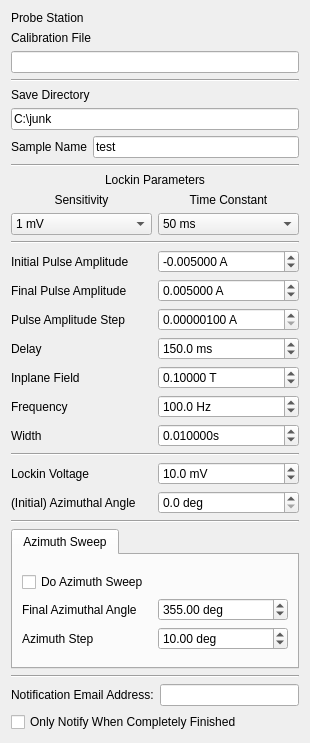
<?xml version="1.0" encoding="UTF-8"?>
<ui version="4.0">
 <class>Form</class>
 <widget class="QWidget" name="Form">
  <property name="geometry">
   <rect>
    <x>0</x>
    <y>0</y>
    <width>310</width>
    <height>743</height>
   </rect>
  </property>
  <property name="windowTitle">
   <string>Form</string>
  </property>
  <layout class="QVBoxLayout" name="verticalLayout">
    <item>
    <layout class="QGridLayout" name="station_params">
     <item row="0" column="0">
      <widget class="QLabel" name="label_12">
       <property name="enabled">
        <bool>true</bool>
       </property>
       <property name="text">
        <string>Probe Station</string>
       </property>
      </widget>
     </item>
     <item row="0" column="1">
      <widget class="QLabel" name="station_name">
       <property name="enabled">
        <bool>true</bool>
       </property>
      </widget>
     </item>
     <item row="2" column="0" colspan="2">
      <widget class="QLineEdit" name="calib_file"/>
     </item>
     <item row="1" column="0">
      <widget class="QLabel" name="label_12">
       <property name="enabled">
        <bool>true</bool>
       </property>
       <property name="text">
        <string>Calibration File</string>
       </property>
      </widget>
     </item>
    </layout>
   </item>
   <item>
    <widget class="Line" name="line">
     <property name="orientation">
      <enum>Qt::Horizontal</enum>
     </property>
    </widget>
   </item>
   <item>
    <layout class="QGridLayout" name="save_params">
     <item row="0" column="0" colspan="2">
      <widget class="QLabel" name="label_8">
       <property name="text">
        <string>Save Directory</string>
       </property>
      </widget>
     </item>
     <item row="1" column="0" colspan="2">
      <widget class="QLineEdit" name="save_dir">
       <property name="text">
        <string>C:\junk</string>
       </property>
       <property name="placeholderText">
        <string>C:\Users\</string>
       </property>
      </widget>
     </item>
     <item row="2" column="1">
      <widget class="QLineEdit" name="sample_name">
       <property name="text">
        <string>test</string>
       </property>
       <property name="placeholderText">
        <string>test</string>
       </property>
      </widget>
     </item>
     <item row="2" column="0">
      <widget class="QLabel" name="label_12">
       <property name="enabled">
        <bool>true</bool>
       </property>
       <property name="text">
        <string>Sample Name</string>
       </property>
      </widget>
     </item>
    </layout>
   </item>
   <item>
    <widget class="Line" name="line_3">
     <property name="orientation">
      <enum>Qt::Horizontal</enum>
     </property>
    </widget>
   </item>
   <item>
    <layout class="QGridLayout" name="lockin_params">
     <item row="2" column="0">
      <widget class="QComboBox" name="sensitivity">
       <property name="editable">
        <bool>false</bool>
       </property>
       <property name="currentIndex">
        <number>18</number>
       </property>
       <item>
        <property name="text">
         <string>0 V</string>
        </property>
       </item>
       <item>
        <property name="text">
         <string>2 nV</string>
        </property>
       </item>
       <item>
        <property name="text">
         <string>5 nV</string>
        </property>
       </item>
       <item>
        <property name="text">
         <string>10 nV</string>
        </property>
       </item>
       <item>
        <property name="text">
         <string>20 nV</string>
        </property>
       </item>
       <item>
        <property name="text">
         <string>50 nV</string>
        </property>
       </item>
       <item>
        <property name="text">
         <string>100 nV</string>
        </property>
       </item>
       <item>
        <property name="text">
         <string>200 nV</string>
        </property>
       </item>
       <item>
        <property name="text">
         <string>500 nV</string>
        </property>
       </item>
       <item>
        <property name="text">
         <string>1 μV</string>
        </property>
       </item>
       <item>
        <property name="text">
         <string>2 μV</string>
        </property>
       </item>
       <item>
        <property name="text">
         <string>5 μV</string>
        </property>
       </item>
       <item>
        <property name="text">
         <string>10 μV</string>
        </property>
       </item>
       <item>
        <property name="text">
         <string>20 μV</string>
        </property>
       </item>
       <item>
        <property name="text">
         <string>50 μV</string>
        </property>
       </item>
       <item>
        <property name="text">
         <string>100 μV</string>
        </property>
       </item>
       <item>
        <property name="text">
         <string>200 μV</string>
        </property>
       </item>
       <item>
        <property name="text">
         <string>500 μV</string>
        </property>
       </item>
       <item>
        <property name="text">
         <string>1 mV</string>
        </property>
       </item>
       <item>
        <property name="text">
         <string>2 mV</string>
        </property>
       </item>
       <item>
        <property name="text">
         <string>5 mV</string>
        </property>
       </item>
       <item>
        <property name="text">
         <string>10 mV</string>
        </property>
       </item>
       <item>
        <property name="text">
         <string>20 mV</string>
        </property>
       </item>
       <item>
        <property name="text">
         <string>50 mV</string>
        </property>
       </item>
       <item>
        <property name="text">
         <string>100 mV</string>
        </property>
       </item>
       <item>
        <property name="text">
         <string>200 mV</string>
        </property>
       </item>
       <item>
        <property name="text">
         <string>500 mV</string>
        </property>
       </item>
       <item>
        <property name="text">
         <string>1 V</string>
        </property>
       </item>
      </widget>
     </item>
     <item row="1" column="1">
      <widget class="QLabel" name="label_3">
       <property name="text">
        <string>Time Constant</string>
       </property>
       <property name="alignment">
        <set>Qt::AlignCenter</set>
       </property>
      </widget>
     </item>
     <item row="1" column="0">
      <widget class="QLabel" name="label_2">
       <property name="text">
        <string>Sensitivity</string>
       </property>
       <property name="alignment">
        <set>Qt::AlignCenter</set>
       </property>
      </widget>
     </item>
     <item row="2" column="1">
      <widget class="QComboBox" name="time_constant">
       <property name="currentText" stdset="0">
        <string>50 ms</string>
       </property>
       <property name="currentIndex">
        <number>10</number>
       </property>
       <item>
        <property name="text">
         <string>10 μs</string>
        </property>
       </item>
       <item>
        <property name="text">
         <string>20 μs</string>
        </property>
       </item>
       <item>
        <property name="text">
         <string>40 μs</string>
        </property>
       </item>
       <item>
        <property name="text">
         <string>80 μs</string>
        </property>
       </item>
       <item>
        <property name="text">
         <string>160 μs</string>
        </property>
       </item>
       <item>
        <property name="text">
         <string>320 μs</string>
        </property>
       </item>
       <item>
        <property name="text">
         <string>640 μs</string>
        </property>
       </item>
       <item>
        <property name="text">
         <string>5 ms</string>
        </property>
       </item>
       <item>
        <property name="text">
         <string>10 ms</string>
        </property>
       </item>
       <item>
        <property name="text">
         <string>20 ms</string>
        </property>
       </item>
       <item>
        <property name="text">
         <string>50 ms</string>
        </property>
       </item>
       <item>
        <property name="text">
         <string>100 ms</string>
        </property>
       </item>
       <item>
        <property name="text">
         <string>200 ms</string>
        </property>
       </item>
       <item>
        <property name="text">
         <string>500 ms</string>
        </property>
       </item>
       <item>
        <property name="text">
         <string>1 s</string>
        </property>
       </item>
       <item>
        <property name="text">
         <string>2 s</string>
        </property>
       </item>
       <item>
        <property name="text">
         <string>5 s</string>
        </property>
       </item>
       <item>
        <property name="text">
         <string>10 s</string>
        </property>
       </item>
       <item>
        <property name="text">
         <string>20 s</string>
        </property>
       </item>
       <item>
        <property name="text">
         <string>50 s</string>
        </property>
       </item>
       <item>
        <property name="text">
         <string>100 s</string>
        </property>
       </item>
       <item>
        <property name="text">
         <string>200 s</string>
        </property>
       </item>
       <item>
        <property name="text">
         <string>500 s</string>
        </property>
       </item>
       <item>
        <property name="text">
         <string>1 ks</string>
        </property>
       </item>
       <item>
        <property name="text">
         <string>2 ks</string>
        </property>
       </item>
       <item>
        <property name="text">
         <string>5 ks</string>
        </property>
       </item>
       <item>
        <property name="text">
         <string>10 ks</string>
        </property>
       </item>
       <item>
        <property name="text">
         <string>20 ks</string>
        </property>
       </item>
       <item>
        <property name="text">
         <string>50 ks</string>
        </property>
       </item>
      </widget>
     </item>
     <item row="0" column="0" colspan="2">
      <widget class="QLabel" name="label_7">
       <property name="text">
        <string>Lockin Parameters</string>
       </property>
       <property name="alignment">
        <set>Qt::AlignCenter</set>
       </property>
      </widget>
     </item>
    </layout>
   </item>
   <item>
    <widget class="Line" name="line">
     <property name="orientation">
      <enum>Qt::Horizontal</enum>
     </property>
    </widget>
   </item>
   <item>
    <layout class="QGridLayout" name="initial_params">
     <item row="4" column="0">
      <widget class="QLabel" name="label_10">
       <property name="text">
        <string>Inplane Field</string>
       </property>
      </widget>
     </item>
     <item row="2" column="0">
      <widget class="QLabel" name="label_9">
       <property name="text">
        <string>Pulse Amplitude Step</string>
       </property>
      </widget>
     </item>
     <item row="1" column="0">
      <widget class="QLabel" name="label_19">
       <property name="text">
        <string>Final Pulse Amplitude</string>
       </property>
      </widget>
     </item>
     <item row="2" column="1">
      <widget class="QDoubleSpinBox" name="current_function_gen_step">
       <property name="enabled">
        <bool>true</bool>
       </property>
       <property name="suffix">
        <string> A</string>
       </property>
       <property name="decimals">
        <number>8</number>
       </property>
       <property name="minimum">
        <double>0.000001000000000</double>
       </property>
       <property name="maximum">
        <double>10.000000000000000</double>
       </property>
       <property name="singleStep">
        <double>0.000001000000000</double>
       </property>
       <property name="value">
        <double>0.000001000000000</double>
       </property>
      </widget>
     </item>
     <item row="0" column="1">
      <widget class="QDoubleSpinBox" name="current_function_gen_start">
       <property name="suffix">
        <string> A</string>
       </property>
       <property name="decimals">
        <number>6</number>
       </property>
       <property name="minimum">
        <double>-10.000000000000000</double>
       </property>
       <property name="maximum">
        <double>10.000000000000000</double>
       </property>
       <property name="singleStep">
        <double>0.000010000000000</double>
       </property>
       <property name="value">
        <double>-0.005000000000000</double>
       </property>
      </widget>
     </item>
     <item row="1" column="1">
      <widget class="QDoubleSpinBox" name="current_function_gen_end">
       <property name="suffix">
        <string> A</string>
       </property>
       <property name="decimals">
        <number>6</number>
       </property>
       <property name="minimum">
        <double>-10.000000000000000</double>
       </property>
       <property name="maximum">
        <double>10.000000000000000</double>
       </property>
       <property name="singleStep">
        <double>0.000010000000000</double>
       </property>
       <property name="value">
        <double>0.005000000000000</double>
       </property>
      </widget>
     </item>
     <item row="3" column="0">
      <widget class="QLabel" name="label_15">
       <property name="text">
        <string>Delay</string>
       </property>
      </widget>
     </item>
     <item row="3" column="1">
      <widget class="QDoubleSpinBox" name="delay">
       <property name="suffix">
        <string> ms</string>
       </property>
       <property name="decimals">
        <number>1</number>
       </property>
       <property name="maximum">
        <double>10000.000000000000000</double>
       </property>
       <property name="value">
        <double>150.000000000000000</double>
       </property>
      </widget>
     </item>
     <item row="0" column="0">
      <widget class="QLabel" name="label_14">
       <property name="text">
        <string>Initial Pulse Amplitude</string>
       </property>
      </widget>
     </item>
     <item row="4" column="1">
      <widget class="QDoubleSpinBox" name="field_strength_ip">
       <property name="suffix">
        <string> T</string>
       </property>
       <property name="decimals">
        <number>5</number>
       </property>
       <property name="minimum">
        <double>-0.270000000000000</double>
       </property>
       <property name="maximum">
        <double>0.270000000000000</double>
       </property>
       <property name="singleStep">
        <double>0.000010000000000</double>
       </property>
       <property name="value">
        <double>0.100000000000000</double>
       </property>
      </widget>
     </item>
     <item row="6" column="0">
      <widget class="QLabel" name="label_21">
       <property name="text">
        <string>Width</string>
       </property>
      </widget>
     </item>
     <item row="5" column="1">
      <widget class="QDoubleSpinBox" name="frequency">
       <property name="suffix">
        <string> Hz</string>
       </property>
       <property name="decimals">
        <number>1</number>
       </property>
       <property name="minimum">
        <double>1.000000000000000</double>
       </property>
       <property name="maximum">
        <double>80000000.000000000000000</double>
       </property>
       <property name="value">
        <double>100.000000000000000</double>
       </property>
      </widget>
     </item>
     <item row="5" column="0">
      <widget class="QLabel" name="label_11">
       <property name="text">
        <string>Frequency</string>
       </property>
      </widget>
     </item>
     <item row="6" column="1">
      <layout class="QFormLayout" name="formLayout">
       <property name="fieldGrowthPolicy">
        <enum>QFormLayout::AllNonFixedFieldsGrow</enum>
       </property>
       <item row="0" column="0" colspan="2">
        <widget class="QDoubleSpinBox" name="width">
         <property name="suffix">
          <string>s</string>
         </property>
         <property name="decimals">
          <number>6</number>
         </property>
         <property name="minimum">
          <double>0.000010000000000</double>
         </property>
         <property name="maximum">
          <double>0.100000000000000</double>
         </property>
         <property name="value">
          <double>0.010000000000000</double>
         </property>
        </widget>
       </item>
      </layout>
     </item>
    </layout>
   </item>
   <item>
    <widget class="Line" name="line_4">
     <property name="orientation">
      <enum>Qt::Horizontal</enum>
     </property>
    </widget>
   </item>
   <item>
    <layout class="QGridLayout" name="gridLayout_4">
     <item row="0" column="0">
      <widget class="QLabel" name="label">
       <property name="text">
        <string>Lockin Voltage</string>
       </property>
      </widget>
     </item>
     <item row="2" column="0">
      <widget class="QLabel" name="label_4">
       <property name="text">
        <string>(Initial) Azimuthal Angle</string>
       </property>
      </widget>
     </item>
     <item row="2" column="1">
      <widget class="QDoubleSpinBox" name="azimuth_start">
       <property name="suffix">
        <string> deg</string>
       </property>
       <property name="decimals">
        <number>1</number>
       </property>
       <property name="maximum">
        <double>360.000000000000000</double>
       </property>
       <property name="singleStep">
        <double>0.500000000000000</double>
       </property>
      </widget>
     </item>
     <item row="0" column="1">
      <widget class="QDoubleSpinBox" name="lockin_voltage">
       <property name="suffix">
        <string> mV</string>
       </property>
       <property name="decimals">
        <number>1</number>
       </property>
       <property name="maximum">
        <double>5000.000000000000000</double>
       </property>
       <property name="singleStep">
        <double>0.100000000000000</double>
       </property>
       <property name="value">
        <double>10.000000000000000</double>
       </property>
      </widget>
     </item>
    </layout>
   </item>
   <item>
    <widget class="Line" name="line_6">
     <property name="orientation">
      <enum>Qt::Horizontal</enum>
     </property>
    </widget>
   </item>
   <item>
    <widget class="QTabWidget" name="tabs">
     <property name="currentIndex">
      <number>0</number>
     </property>
     <widget class="QWidget" name="tab">
      <property name="styleSheet">
       <string notr="true"/>
      </property>
      <attribute name="title">
       <string>Azimuth Sweep</string>
      </attribute>
      <layout class="QVBoxLayout" name="verticalLayout_2">
       <item>
        <layout class="QGridLayout" name="gridLayout_2">
         <item row="1" column="0">
          <widget class="QLabel" name="label_5">
           <property name="text">
            <string>Final Azimuthal Angle</string>
           </property>
          </widget>
         </item>
         <item row="1" column="1">
          <widget class="QDoubleSpinBox" name="azimuth_end">
           <property name="suffix">
            <string> deg</string>
           </property>
           <property name="maximum">
            <double>360.000000000000000</double>
           </property>
           <property name="value">
            <double>355.000000000000000</double>
           </property>
          </widget>
         </item>
         <item row="2" column="0">
          <widget class="QLabel" name="label_6">
           <property name="text">
            <string>Azimuth Step</string>
           </property>
          </widget>
         </item>
         <item row="2" column="1">
          <widget class="QDoubleSpinBox" name="azimuth_step">
           <property name="suffix">
            <string> deg</string>
           </property>
           <property name="maximum">
            <double>360.000000000000000</double>
           </property>
           <property name="value">
            <double>10.000000000000000</double>
           </property>
          </widget>
         </item>
         <item row="0" column="0" colspan="2">
          <widget class="QCheckBox" name="do_azimuth_sweep">
           <property name="text">
            <string>Do Azimuth Sweep</string>
           </property>
           <property name="tristate">
            <bool>false</bool>
           </property>
          </widget>
         </item>
        </layout>
       </item>
      </layout>
     </widget>
    </widget>
   </item>
   <item>
    <widget class="Line" name="line_5">
     <property name="orientation">
      <enum>Qt::Horizontal</enum>
     </property>
    </widget>
   </item>
   <item>
    <layout class="QHBoxLayout" name="horizontalLayout">
     <item>
      <widget class="QLabel" name="label_17">
       <property name="text">
        <string>Notification Email Address:</string>
       </property>
      </widget>
     </item>
     <item>
      <widget class="QLineEdit" name="notify_email"/>
     </item>
    </layout>
   </item>
   <item>
    <widget class="QCheckBox" name="notify_at_end">
     <property name="text">
      <string>Only Notify When Completely Finished</string>
     </property>
    </widget>
   </item>
  </layout>
 </widget>
 <resources/>
 <connections/>
</ui>
